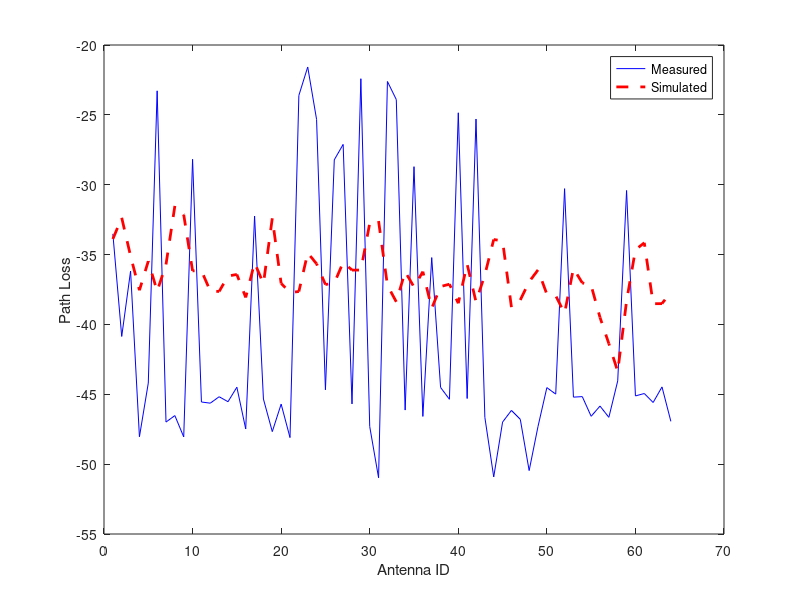

Write MATLAB code to recreate this figure.
% sum the power of every antenna , then compare the measurement and the
% raytracing  result
close all;
clear;
%load Ray tracing result
load TimeDelay_vs_Antenna;
delay_ray = ArrayFromSmallToBig;
load PDP_vs_Antenna;
pdp_ray = PDPrank;
%load Measurement result
load h_comp_valid_dB.mat;
pdp_mea = h_comp_valid_dB;
load SNR2;
SNR = SNR2;

ant_num = 64;% antenna number
Nifft_all = 640;% frequency channel ifft number, h(t);
T0all = 5; % ns;

Len = 30; % display from 0 to 30*5ns
Delay = (0:Len-1)*T0all;  % time delay 

for ant_tar = 1:ant_num
    [var,id] = max(pdp_mea(ant_tar,:));
    pdp_mea_tar = pdp_mea(ant_tar,id:id+Len-1);
    
    snr_hor = mean(SNR(ant_tar,:));
    NoiseFloor_hor = -snr_hor - 10*log10(Nifft_all)+12; %noise floor ,15dB margin % ???? why does it add the Nifft
    
    valid_ray_id = find(pdp_ray(ant_tar,:) ~= -Inf);
    pdp_ray_tar = pdp_ray(ant_tar,valid_ray_id); % the version 1 make a mistake that the transmitter emitted rays that divided the power to every ray
    delay_ray_tar = delay_ray(ant_tar,valid_ray_id);
    
    pdp_mea_tar_linear = 10.^(pdp_mea_tar./10);
    pdp_ray_tar_linear = 10.^(pdp_ray_tar./10);
    power_mea(ant_tar,:) = sum(pdp_mea_tar_linear);
    power_ray(ant_tar,:) = sum(pdp_ray_tar_linear);
    
end

power_mea_dB = 10*log10(power_mea);
power_ray_dB = 10*log10(power_ray);



plot(1:64,power_mea_dB-70,'b-',1:64,power_ray_dB,'r--','linewidth',2);
xlabel('Antenna ID');
ylabel('Path Loss');
legend('Measured','Simulated');